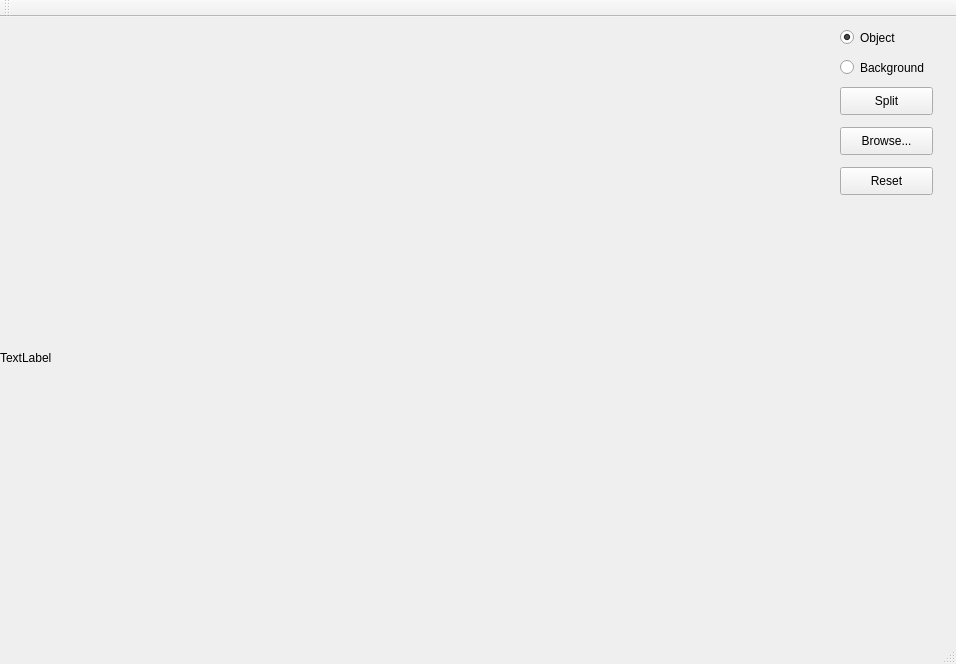
<?xml version="1.0" encoding="UTF-8"?>
<ui version="4.0">
 <class>MainWindow</class>
 <widget class="QMainWindow" name="MainWindow">
  <property name="geometry">
   <rect>
    <x>0</x>
    <y>0</y>
    <width>956</width>
    <height>664</height>
   </rect>
  </property>
  <property name="windowTitle">
   <string>MainWindow</string>
  </property>
  <property name="documentMode">
   <bool>false</bool>
  </property>
  <widget class="QWidget" name="centralWidget">
   <widget class="QPushButton" name="pushButton">
    <property name="geometry">
     <rect>
      <x>840</x>
      <y>70</y>
      <width>93</width>
      <height>28</height>
     </rect>
    </property>
    <property name="text">
     <string>Split</string>
    </property>
   </widget>
   <widget class="QRadioButton" name="radioButton">
    <property name="geometry">
     <rect>
      <x>840</x>
      <y>10</y>
      <width>95</width>
      <height>21</height>
     </rect>
    </property>
    <property name="text">
     <string>Object</string>
    </property>
    <property name="checked">
     <bool>true</bool>
    </property>
   </widget>
   <widget class="QRadioButton" name="radioButton_2">
    <property name="geometry">
     <rect>
      <x>840</x>
      <y>40</y>
      <width>95</width>
      <height>21</height>
     </rect>
    </property>
    <property name="text">
     <string>Background</string>
    </property>
   </widget>
   <widget class="myQlabel" name="label">
    <property name="geometry">
     <rect>
      <x>0</x>
      <y>0</y>
      <width>831</width>
      <height>681</height>
     </rect>
    </property>
    <property name="text">
     <string>TextLabel</string>
    </property>
   </widget>
   <widget class="QPushButton" name="pushButton_2">
    <property name="geometry">
     <rect>
      <x>840</x>
      <y>110</y>
      <width>93</width>
      <height>28</height>
     </rect>
    </property>
    <property name="text">
     <string>Browse...</string>
    </property>
   </widget>
   <widget class="QPushButton" name="pushButton_3">
    <property name="geometry">
     <rect>
      <x>840</x>
      <y>150</y>
      <width>93</width>
      <height>28</height>
     </rect>
    </property>
    <property name="text">
     <string>Reset</string>
    </property>
   </widget>
  </widget>
  <widget class="QMenuBar" name="menuBar">
   <property name="geometry">
    <rect>
     <x>0</x>
     <y>0</y>
     <width>956</width>
     <height>25</height>
    </rect>
   </property>
  </widget>
  <widget class="QToolBar" name="mainToolBar">
   <attribute name="toolBarArea">
    <enum>TopToolBarArea</enum>
   </attribute>
   <attribute name="toolBarBreak">
    <bool>false</bool>
   </attribute>
  </widget>
  <widget class="QStatusBar" name="statusBar"/>
 </widget>
 <layoutdefault spacing="6" margin="11"/>
 <customwidgets>
  <customwidget>
   <class>myQlabel</class>
   <extends>QLabel</extends>
   <header location="global">myqlabel.h</header>
  </customwidget>
 </customwidgets>
 <resources/>
 <connections/>
</ui>
